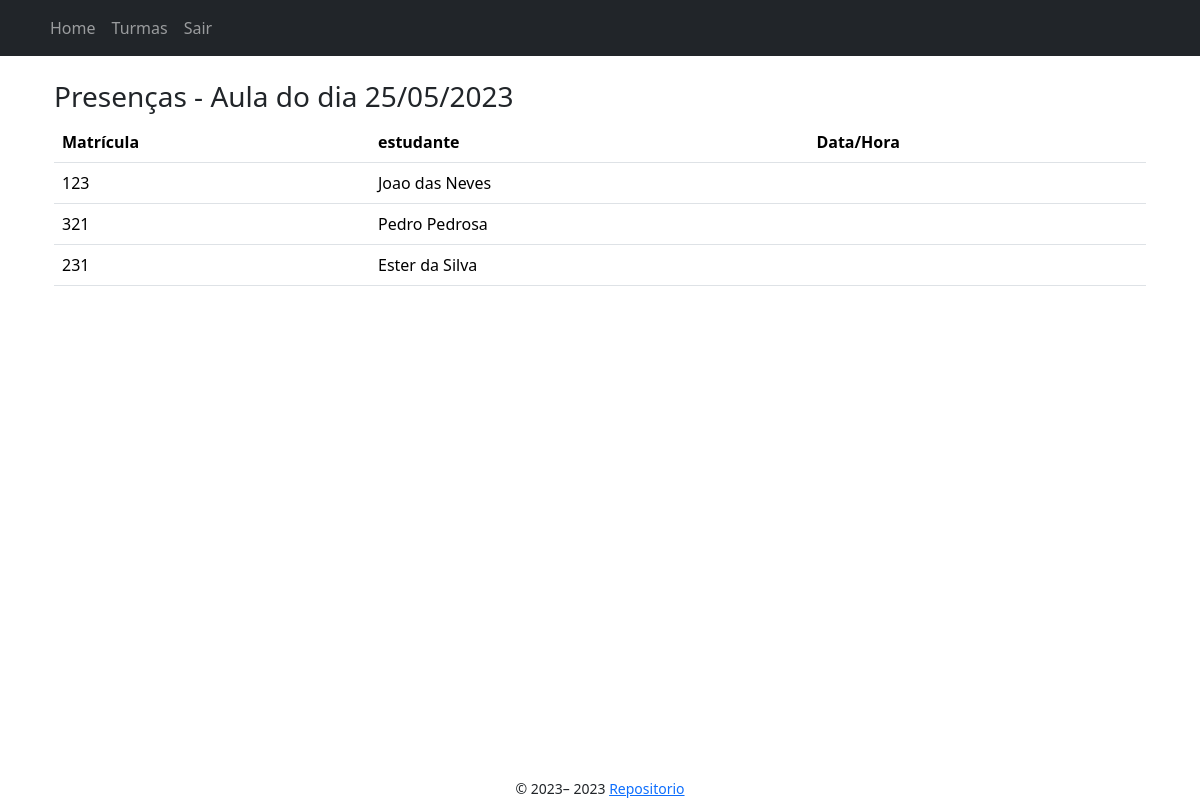
/turmas/1/aulas/1/presenca/estudantes (signed in), run on the app's committed database.
### app/models/aula.py (models this page shows, shortened)
class Aula(db.Model):
    __tablename__ = "aula"
    id = db.Column(db.Integer, primary_key=True)
    turma_id = db.Column(db.Integer, db.ForeignKey('turma.id'), nullable=False)
    data_aula = db.Column(db.Date, nullable=False)
    status = db.Column(
        Enum("agendado", "finalizado", "em andamento", "cancelado", name="StatusAula"), nullable=False)
    token = db.Column(db.String(100), nullable=False)
    presencas = db.relationship(
        'Presenca', backref='aula_presenca', lazy=True)  # 1 to N

### app/models/estudante.py (models this page shows, shortened)
class Estudante(Usuario):
    __tablename__ = "estudante"
    id = db.Column(db.Integer, db.ForeignKey('usuario.id'), primary_key=True)
    notas = db.relationship('NotasExames', backref='estudantes_notas') #1 to N
    respostas = db.relationship('RespostaQuestaoExame', backref='estudantes_respostas') #1 to N
    turmas = db.relationship(
        'Turma', secondary=association_table, backref='estudantes_turma') #N to N

### app/models/usuario.py (models this page shows, shortened)
class Usuario(UserMixin,db.Model):
    id = db.Column(db.Integer, primary_key=True)
    nome = db.Column(db.String(150), nullable=False)
    matricula = db.Column(db.String(15), unique=True, nullable=False)
    email = db.Column(db.String(100), unique=True, nullable=False)
    senha = db.Column(db.String(200), nullable=False)
    tipo_usuario = db.Column(
        Enum("estudante", "professor", name="tipo_usuario"), nullable=False)

### app/controllers/presenca_controller.py (the view)
@bp.route("/estudantes", methods=["GET"])
@login_required
def listar_presencas(turma_id: int, aula_id: int) -> render_template:
    aula = Aula.query.get(aula_id)
    estudantes = Estudante.query.all()
    presencas = Presenca.query.filter_by(aula_id=aula_id).all()
    return render_template("aulas/presencas.jinja2", aula=aula, estudantes=estudantes, presencas=presencas)

### app/templates/aulas/presencas.jinja2 (shortened to what this page needs)
{% extends "./base.jinja2" %}
{% block content %}
<div class="container">
    <h3>Presenças - Aula do dia {{ aula.data_aula.strftime('%d/%m/%Y') }}</h3>
    <table class="table">
        <thead>
            <tr>
                <th>Matrícula</th>
                <th>estudante</th>
                <th>Data/Hora</th>
            </tr>
        </thead>
        <tbody>
          <tr>
            {% for estudante in estudantes %}
                <td> {{ estudante.matricula }}</td>
                <td>{{ estudante.nome }}</td>
                <td>
                </td>
                </tr>
            {% endfor %}
        </tbody>
    </table>
</div>
{% endblock %}

### app/static/css/style.css (style rules this page uses)
* { box-sizing: border-box; margin: 0; padding: 0; }
body { display: grid; min-height: 100vh; min-width: 100vw; grid-template-columns: 1fr; grid-template-rows: auto 1fr auto; grid-template-areas: "header" "main" "footer"; }

### data on the page
Aula: data_aula "25/05/2023"
Estudante: matricula "123", nome "Joao das Neves"
Estudante: matricula "321", nome "Pedro Pedrosa"
Estudante: matricula "231", nome "Ester da Silva"

### other printed values
{{ render_nav_item("index.index", "Home") }} "Home"
{{ render_nav_item("turmas.index", "Turmas") }} "Turmas"
{{ render_nav_item("auth.logout", "Sair") }} "Sair"
